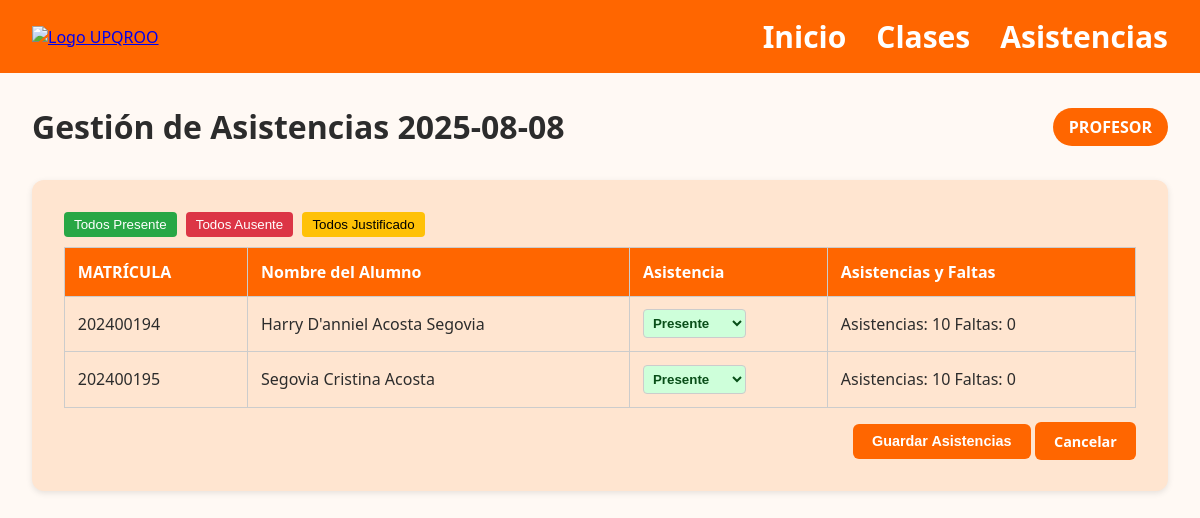
Before: /asistencia.php (signed in) with the older database file.
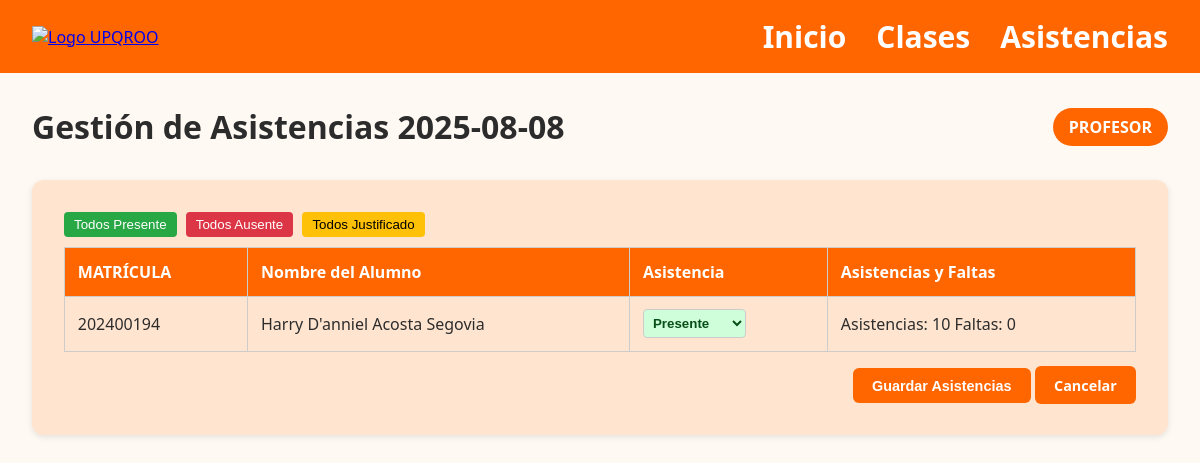
After: the same page with the newer database file.
### tables this page shows
CREATE TABLE `alumnos` (
  `id` int(11) NOT NULL,
  `id_extraescolar` int(11) NOT NULL DEFAULT 9,
  `ApellidoP` varchar(25) DEFAULT NULL,
  `ApellidoM` varchar(25) DEFAULT NULL,
  `Nombre` varchar(25) DEFAULT NULL,
  `Correo` varchar(50) DEFAULT NULL,
  `Genero` enum('Masculino','Femenino','Otro') DEFAULT NULL,
  `Matricula` varchar(9) DEFAULT NULL,
  `Carrera` enum('Ingeniería en Tecnologías de la Información e Innovación Digital','Ingeniería en Biotecnología','Ingeniería Biomedica','Ingeniería Financiera','Licenciatura en Administración','Terapia Física') DEFAULT NULL,
  `Cuatrimestre` enum('Tercero','Sexto','Noveno') DEFAULT NULL,
  `Turno` enum('Matutino','Vespertino') DEFAULT NULL,
  `Fecha` date DEFAULT NULL,
  `Medico` enum('Si','No') DEFAULT NULL,
  `asistencia` int(11) NOT NULL DEFAULT 0,
  `falta` int(11) NOT NULL DEFAULT 0
);

### asistencia.php (the view, shortened to what this page needs)
<?php
include("Conexion.php");
$id = $_SESSION["id"];
$hoy = date('Y-m-d');
$query = mysqli_query($conn, "SELECT * FROM profesores WHERE id = $id");
$datos = mysqli_fetch_assoc($query);
$extra = $datos['id_extraescolar'];
$query2 = mysqli_query($conn, "SELECT * FROM alumnos WHERE id_extraescolar = $extra");
?>
<!DOCTYPE html>
<html lang="es">
<head>
  <link rel="stylesheet" href="./Estilos/asistencias.css?=v2">
</head>
<body>
  <header class="barra-superior">
    <div class="contenedor-barra">
      <a href="index.html"><img src="https://upqroo.edu.mx/wp-content/uploads/2020/11/2UPQROO-logo.png" alt="Logo UPQROO" class="logo"></a>
      <nav class="menu-navegacion">
        <a href="IniciarSesion.html">Inicio</a>
        <a href="maestro.php">Clases</a>
        <a href="asistencia.php">Asistencias</a>
      </nav>
    </div>
  </header>
  <main class="contenido">
    <header class="encabezado">
      <h1>Gestión de Asistencias <?php echo $hoy ?></h1>
      <div class="usuario">PROFESOR</div>
    </header>
    <section class="panel-asistencias">
      <div class="tabla-asistencia">
        <form action="guardarAsistencia.php" method="POST">
        <div class="acciones-masivas">
          <button type="button" onclick="cambiarTodos('Presente')">Todos Presente</button>
          <button type="button" onclick="cambiarTodos('Ausente')">Todos Ausente</button>
          <button type="button" onclick="cambiarTodos('Justificado')">Todos Justificado</button>
        </div>
          <table>
            <thead>
              <tr>
                <th>MATRÍCULA</th>
                <th>Nombre del Alumno</th>
                <th>Asistencia</th>
                <th>Asistencias y Faltas</th>
              </tr>
            </thead>
            <tbody>
              <?php
              while ($row = mysqli_fetch_assoc($query2)) {
                  $matricula = $row["Matricula"];
                  $nombreCompleto = $row["Nombre"] . ' ' . $row["ApellidoP"] . ' ' . $row["ApellidoM"];
                  $asistencia = $row["asistencia"];
                  $falta = $row["falta"];
                  echo "
                  <tr>
                      <td>$matricula</td>
                      <td>$nombreCompleto</td>
                      <td>
                          <select name='asistencia[$matricula]' class='select-asistencia'>
                            <option value='Presente'>Presente</option>
                            <option value='Ausente'>Ausente</option>
                            <option value='Justificado'>Justificado</option>
                          </select>
                      </td>
                      <td>
                        Asistencias: $asistencia
                        Faltas: $falta
                      </td>
                  </tr>";
              }
              ?>
            </tbody>
          </table>
          <div class="acciones">
            <button class="btn" type="submit">Guardar Asistencias</button>
            <a class="btn" href="maestro.php">Cancelar</a>
          </div>
        </form>
      </div>
    </section>
  </main>
</body>
</html>

Changed rows visible on the page:
no longer on this page (row edited): alumnos: Matricula "202400195", nombreCompleto "Segovia Cristina Acosta", Matricula "Presente", asistencia "10", falta "0"
